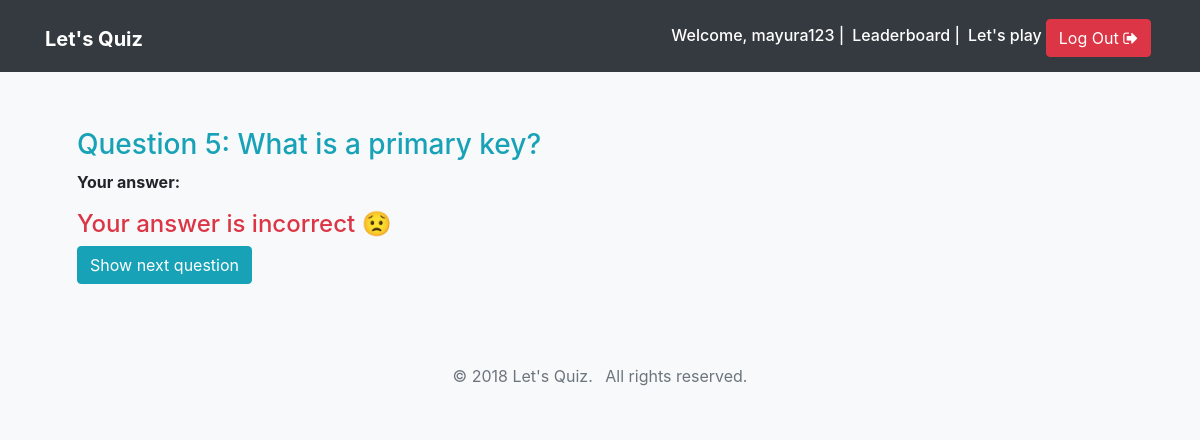
The page /submission-result/1 (signed in) on the database its author committed.
### quiz/models.py (models this page shows, shortened)
class TimeStampedModel:
    created = db.Column(db.DateTime, default=datetime.utcnow)
    modified = db.Column(db.DateTime, default=datetime.utcnow, onupdate=datetime.utcnow)

class User(db.Model, UserMixin, TimeStampedModel):
    __tablename__ = "users"
    id = db.Column(db.Integer, primary_key=True)
    username = db.Column(db.String(150), unique=True, nullable=False)
    email = db.Column(db.String(150), unique=True)
    first_name = db.Column(db.String(100))
    last_name = db.Column(db.String(100))
    password_hash = db.Column(db.String(255))
    quiz_profile = db.relationship("QuizProfile", backref="user", uselist=False)

class Question(db.Model, TimeStampedModel):
    __tablename__ = "questions"
    id = db.Column(db.Integer, primary_key=True)
    html = db.Column(db.Text, nullable=False)
    is_published = db.Column(db.Boolean, default=False)
    maximum_marks = db.Column(db.Float, default=4.0)
    choices = db.relationship("Choice", backref="question", lazy=True)

### quiz/routes.py (the view)
@quiz_blueprint.route("/submission-result/<int:attempted_question_pk>")
@login_required
def submission_result(attempted_question_pk):
    attempted_question = AttemptedQuestion.query.get_or_404(attempted_question_pk)
    return render_template(
        "quiz/submission_result.html", attempted_question=attempted_question
    )

### app.py (called while the page is built)
@login_manager.user_loader
def load_user(user_id):
    return User.query.get(int(user_id))

### templates/quiz/submission_result.html (shortened to what this page needs)
{% extends 'base.html' %}  {% block content %}
<div class="container">
  <div class="jumbotron my-4">
    <h3 class="text-info">{{ attempted_question.question.html|safe }}</h3>
    <p>
      <strong>Your answer: </strong>
    </p>
    {% if attempted_question.selected_choice.is_correct %}
    <h4 class="text-success">Yayy!! Your answer is correct. High Five! 🙌</h4>
    {% else %}
    <h4 class="text-danger">Your answer is incorrect 😟</h4>
    {% endif %}
    <a class="btn btn-info" href="{{ url_for('quiz.play') }}"
      >Show next question</a
    >
  </div>
</div>
{% endblock %}

### templates/base.html (shortened to what this page needs)
<!DOCTYPE html>
<html lang="en">
  <head>
    <link
      rel="stylesheet"
      href="https://maxcdn.bootstrapcdn.com/bootstrap/4.0.0-beta.2/css/bootstrap.min.css"
    />
    <link
      rel="stylesheet"
      href="https://maxcdn.bootstrapcdn.com/font-awesome/4.7.0/css/font-awesome.min.css"
    />
    <link
      rel="stylesheet"
      href="https://maxcdn.bootstrapcdn.com/font-awesome/4.7.0/css/font-awesome.min.css"
    />
    <link
      rel="stylesheet"
      href="{{ url_for('static', filename='css/main.css') }}"
    />
  </head>
  <body class="bg-light">
    <nav class="navbar navbar-expand-md navbar-dark bg-dark">
      <div class="container">
        <h1>
          <a href="{{ url_for('quiz.home') }}" class="navbar-brand">
            <strong>Let's Quiz</strong></a
          >
        </h1>
        <div class="collapse navbar-collapse justify-content-end" id="navbar">
          {% if not current_user.is_authenticated %}
          <a
            href="{{ url_for('quiz.leaderboard') }}"
            class="btn btn-info mt-1 mx-1"
            >Leaderboard</a
          >
          <a href="{{ url_for('quiz.login') }}" class="btn btn-info mt-1"
            ><i class="fa fa-sign-in" aria-hidden="true"></i> Log In</a
          >
          {% else %}
          <h6 class="text-white mt-2 mr-2">
            Welcome, {{ current_user.username }} |
          </h6>
          <h6 class="text-white mt-2 mr-2">
            <a href="{{ url_for('quiz.leaderboard') }}" class="text-white"
              >Leaderboard</a
            >
            |
          </h6>
          <h6 class="mt-2">
            <a href="{{ url_for('quiz.play') }}" class="text-white"
              >Let's play</a
            >
          </h6>
          <a
            href="{{ url_for('quiz.logout') }}"
            class="btn btn-danger mt-1 mx-1"
            >Log Out <i class="fa fa-sign-out" aria-hidden="true"></i
          ></a>
          {% endif %}
        </div>
      </div>
    </nav>
    {% block content %} {% endblock content %}
    <footer class="bg-light text-muted py-0">
      <div class="container py-4">
        <ul class="list-inline mb-0 text-center">
          <li class="list-inline-item">&copy; 2018 Let's Quiz.</li>
          <li class="list-inline-item">All rights reserved.</li>
        </ul>
      </div>
    </footer>
  </body>
</html>

### static/css/main.css (style rules this page uses)
.jumbotron { padding: 2rem; background-color: #f8f9fa; border-radius: .3rem; }

### rows shown on the page
User: username "mayura123"
Question: question.html "Question 5: What is a primary key?"
